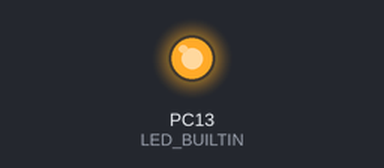
The program below on a simulated STM32 Black Pill. Parts: output pins drawn as LEDs (lit = HIGH).

Above: at 0.8 s.
At 2.87 s:
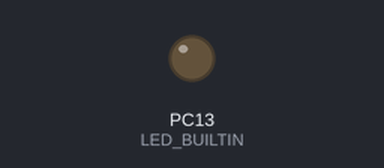
Timing chart, 0 to 3.2 s (numbered marks = the images above):
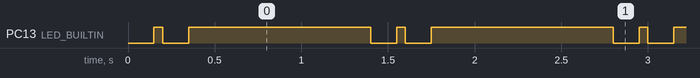

The program:

main.cpp
```cpp
#include <Arduino.h>

void setup()
{
  pinMode(LED_BUILTIN, OUTPUT);
}

void blink(int litDuration, int litInterval, int loopCount)
{
  digitalWrite(LED_BUILTIN, HIGH);

  for (int i = 0; i < loopCount; i++)
  {
    digitalWrite(LED_BUILTIN, LOW);
    delay(litDuration);
    digitalWrite(LED_BUILTIN, HIGH);
    delay(litInterval);
  }

  digitalWrite(LED_BUILTIN, HIGH);
}

void loop()
{
  blink(150, 50, 2);
  delay(1000);
}
```

Measured:
- by itself, PC13 (LED_BUILTIN): repeats every 1.4 s: LOW 0.15 s, HIGH 1.1 s, LOW 0.15 s, HIGH 0.05 s
